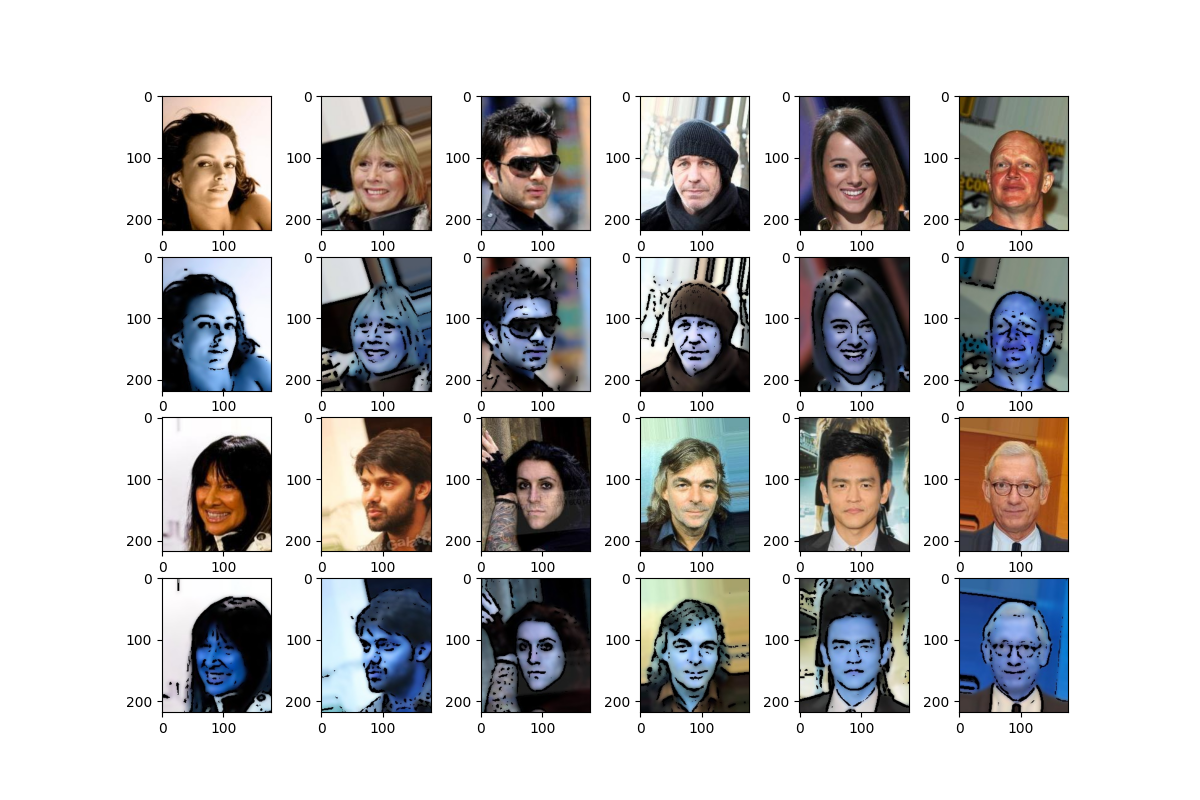
#> input picture images/description_image.png, 1200 x 800 px
$ python cartoon.py
#> lines starting #> are read from the running program, lines starting #| are printed output that depends on the picture; after the words box and inside, x2 and y2 are one past the last pixel; in counts of white or black regions, pixels touching at a corner belong together
#> the answer given: ../../images/description_image.png
#> the answer given: out.png
import cv2
import numpy as np


def cartoonify(img_path: str, save_path: str) -> None:
#> called with img_path = '../../images/description_image.png', save_path = 'out.png'
    img = cv2.imread(img_path)
#> img is the input picture: shape (800, 1200, 3); mean B, G, R 195.9, 195.6, 196.7
    img = cv2.cvtColor(img, cv2.COLOR_BGR2RGB)

    if img is None:
        print('Image reading error!')
        exit(-1)

    gray_img = cv2.cvtColor(img, cv2.COLOR_BGR2GRAY)
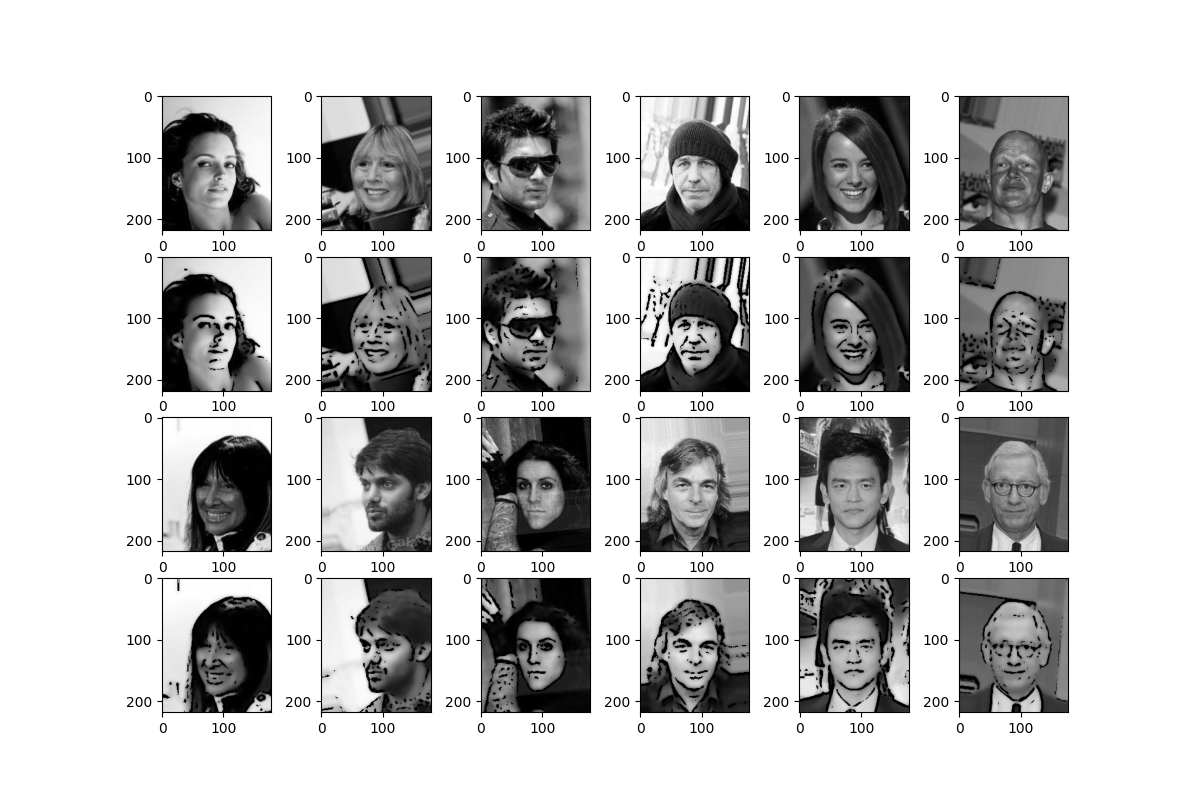
#> gray_img: shape (800, 1200); min 0, max 255, mean 195.8
    gray_img = cv2.medianBlur(gray_img, 5)
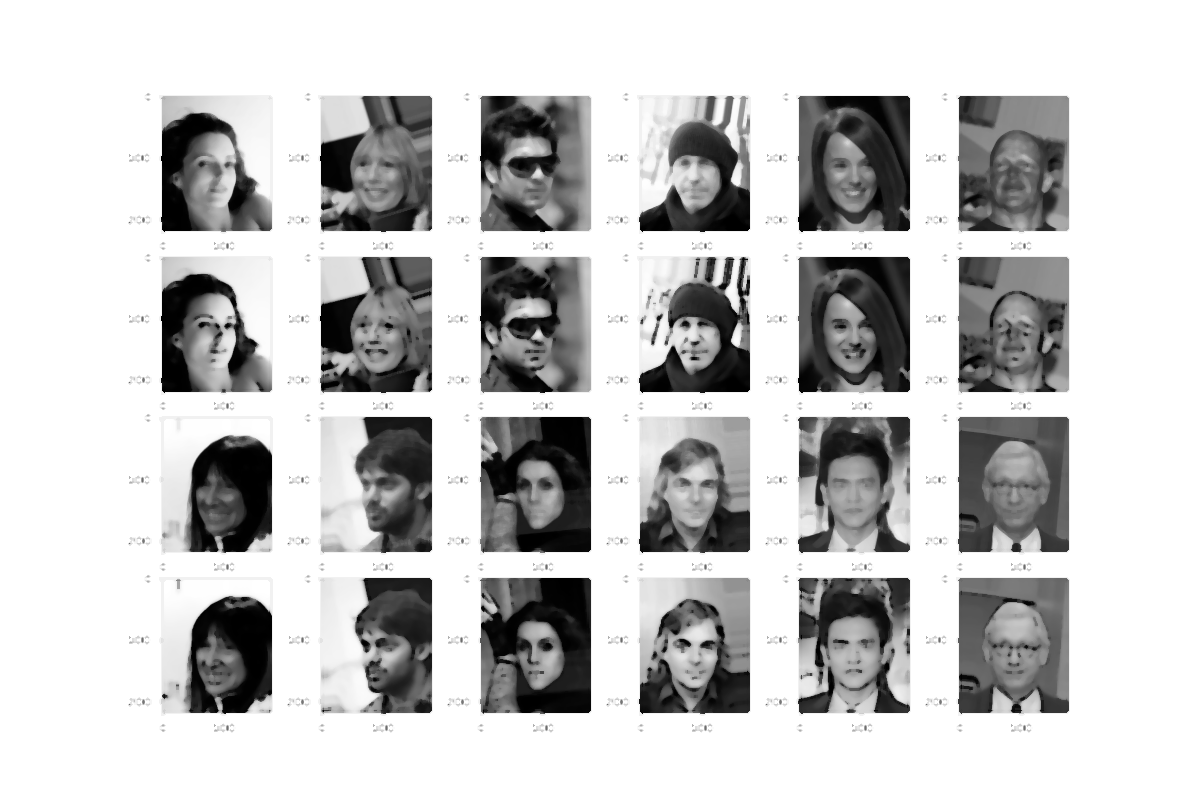
#> gray_img: shape (800, 1200); min 0, max 255, mean 199.4

    edges = cv2.adaptiveThreshold(
        gray_img,
        255,
        cv2.ADAPTIVE_THRESH_MEAN_C,
        cv2.THRESH_BINARY,
        9,
        9
    )
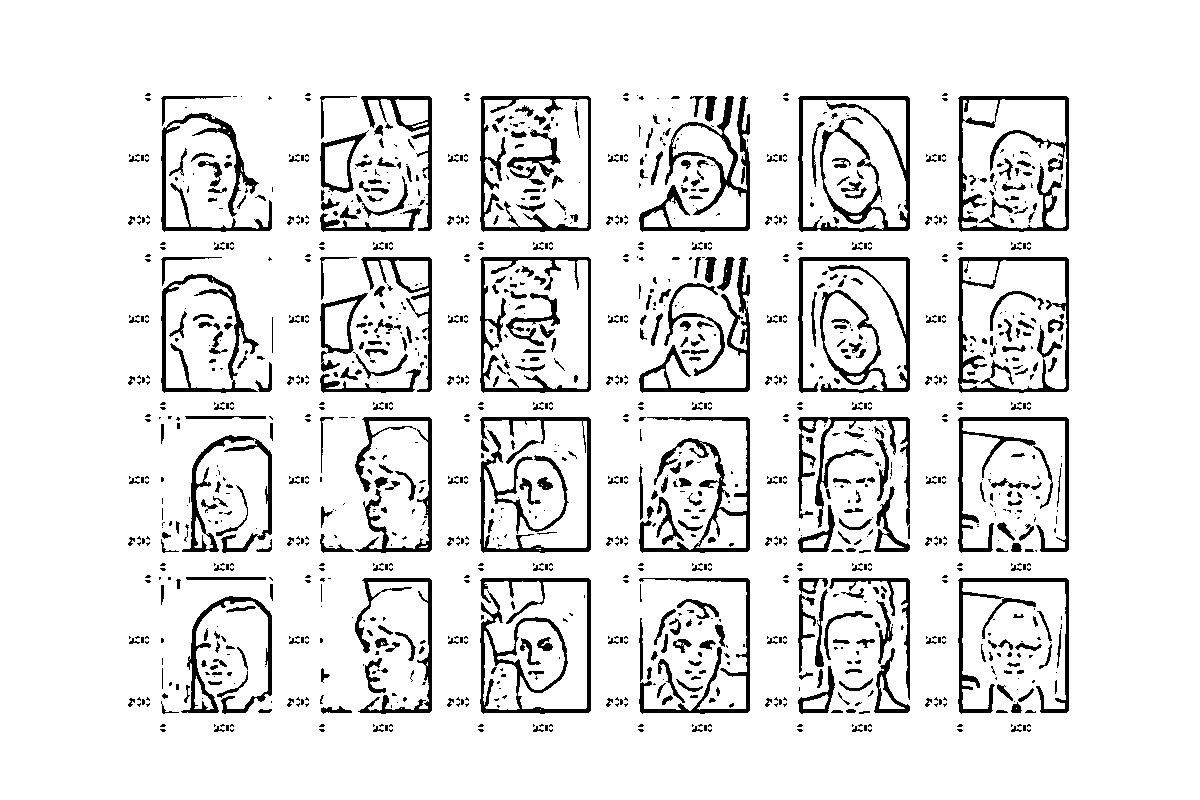
#> edges: shape (800, 1200); 90% white; 1349 black regions (897 under 20 px), largest, box (x1, y1, x2, y2) and area: (798, 96, 910, 232) 3521, (480, 578, 591, 714) 3348, (798, 257, 910, 393) 3317

    filtered_img = cv2.bilateralFilter(img, 9, 300, 300)
    cartoon_img = cv2.bitwise_and(filtered_img, filtered_img, mask=edges)
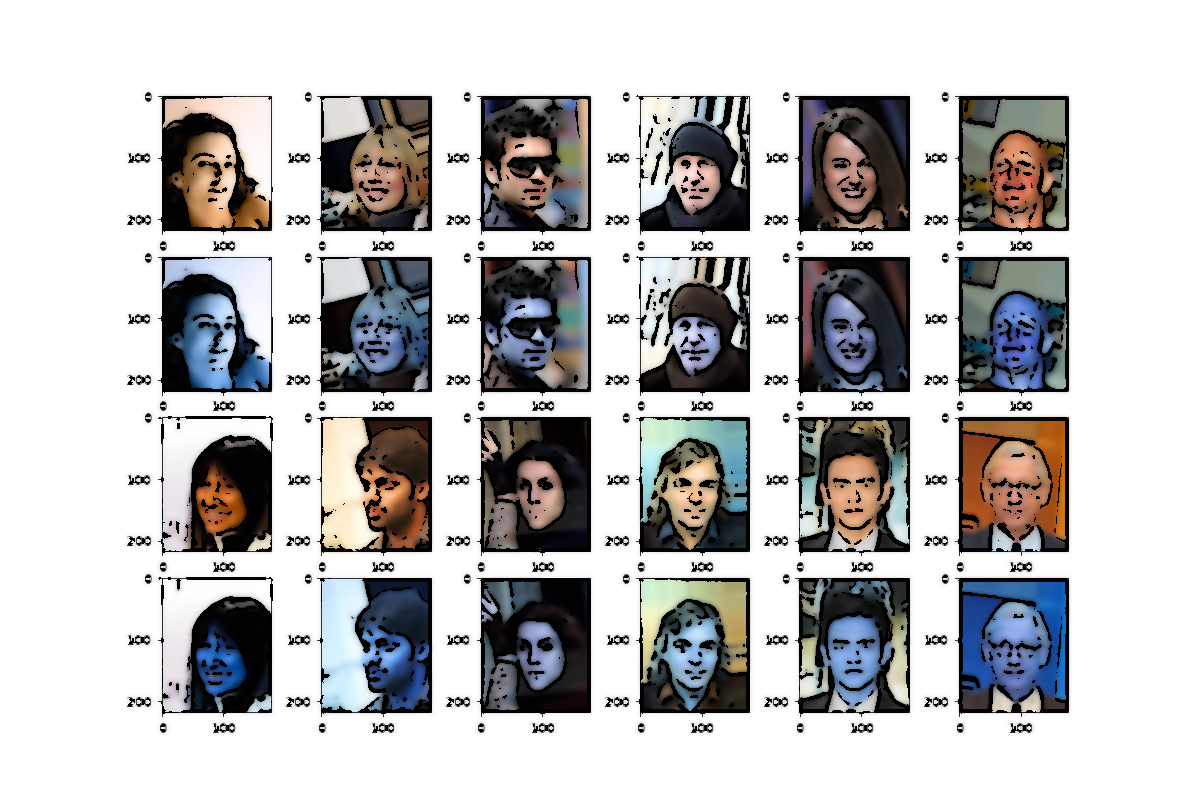
#> cartoon_img: shape (800, 1200, 3); mean R, G, B 189.5, 188.7, 189.1

    cv2.imwrite(save_path, cartoon_img)


if __name__ == '__main__':
    path = input('image path: ')
    save_path = input('image save path: ')
    cartoonify(path, save_path=save_path)
